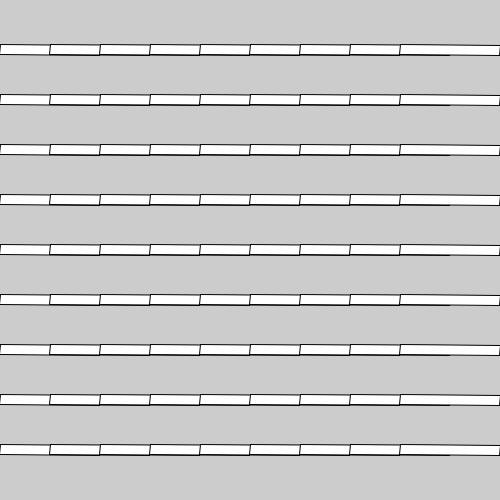
Frame 1 (no input)
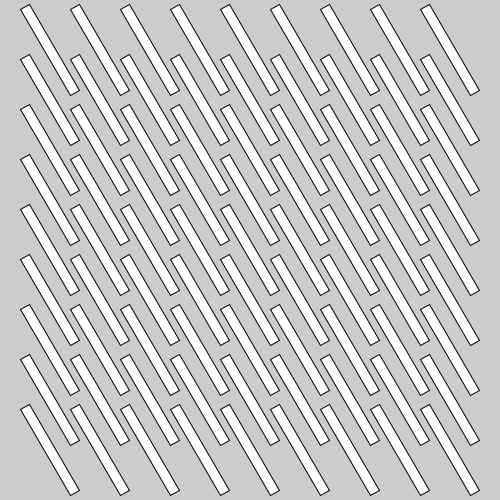
Frame 60 (the mouse pressed at the canvas centre just before this capture)
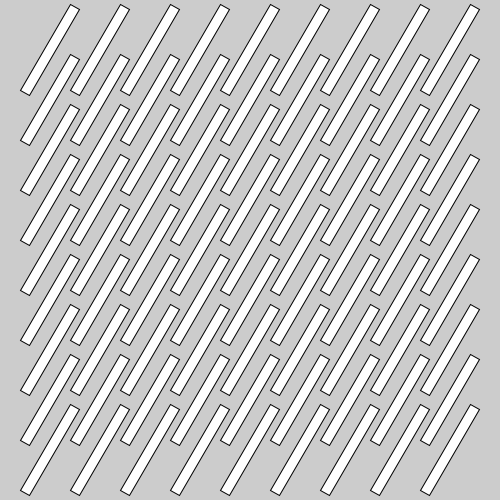
Frame 120 (the mouse held since frame 60 and released just before this capture)

The Processing sketch that drew these frames (run headless with seeded random() and noise(); from frame 60 on, the mouse is pressed at the canvas centre):

// Processing sketch: week05_7_many_pushMatrix_popMatrix
// ── week05_7_many_pushMatrix_popMatrix.pde
// week05_7_many_pushMatrix_popMatrix
void setup(){
  size(500,500);
}
void draw(){
  background(204);
  for(int x=50;x<500;x+=50){
    for(int y=50;y<500;y+=50){
      pushMatrix();
      translate(x,y);
      rotate(radians(frameCount));
      rect(-50,-5,100,10);
      popMatrix();
    }
  } 
}  
